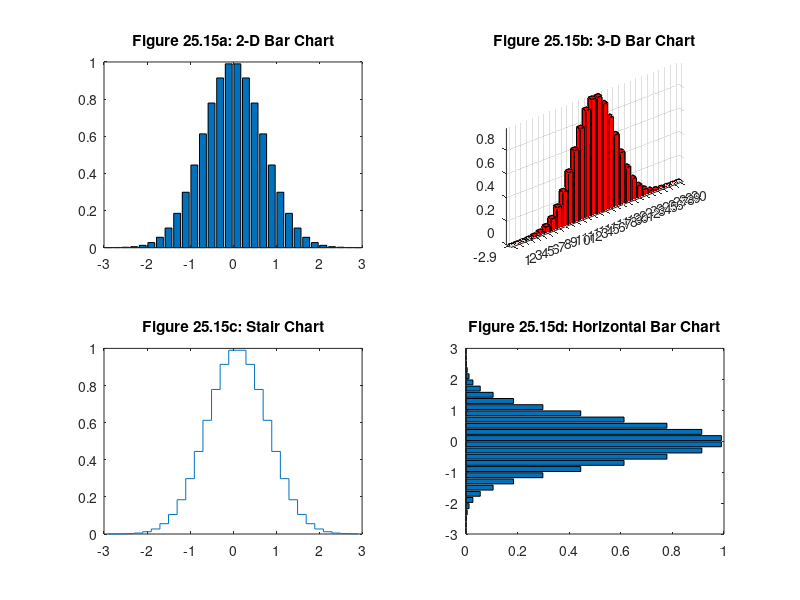

This chart was generated by the following MATLAB code:
x = -2.9:0.2:2.9;
y = exp(-x.*x);
subplot(2,2,1)
bar(x,y)
title('Figure 25.15a: 2-D Bar Chart')
subplot(2,2,2)
bar3(x,y,'r')
title('Figure 25.15b: 3-D Bar Chart')
subplot(2,2,3)
stairs(x,y)
title('Figure 25.15c: Stair Chart')
subplot(2,2,4)
barh(x,y)
title('Figure 25.15d: Horizontal Bar Chart')
